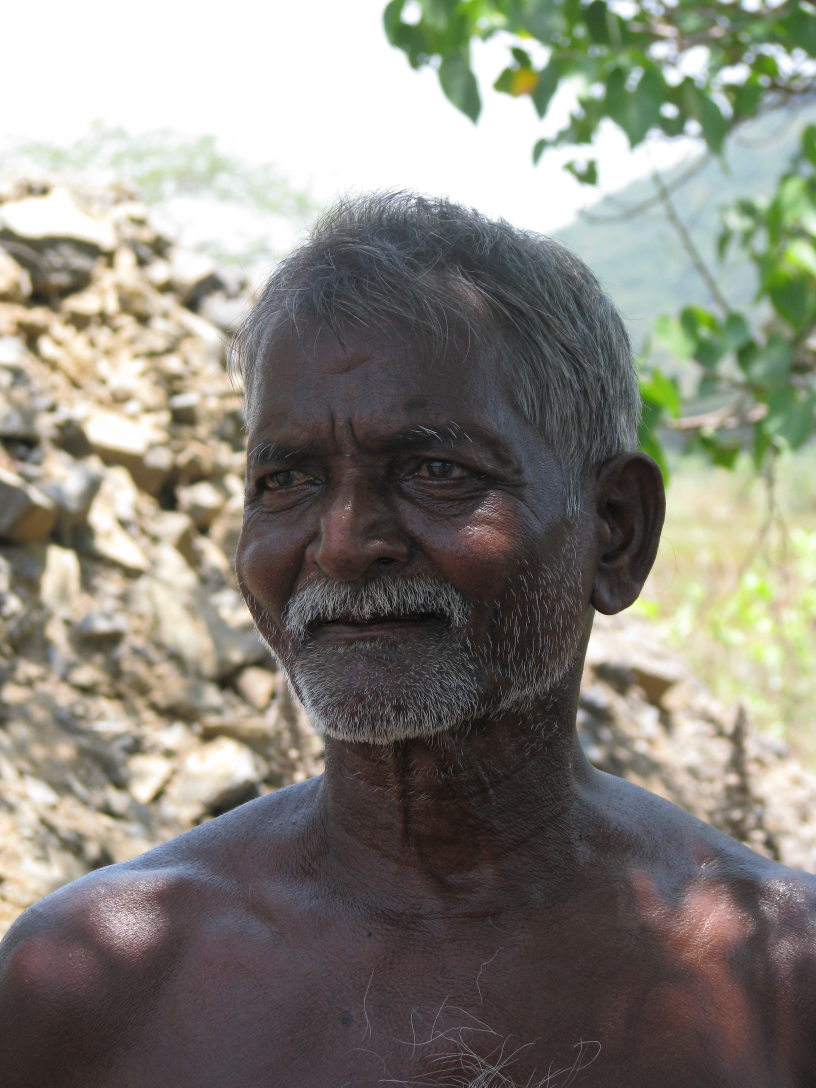
#> input picture samples/akhilesh-sitter-ccby.jpg, 2448 x 3264 px (shown at 1/3 size)
$ python probe_isolate.py ../samples/akhilesh-sitter-ccby.jpg out   (older library calls are emulated)
#> lines starting #> are read from the running program, lines starting #| are printed output that depends on the picture; after the words box and inside, x2 and y2 are one past the last pixel; in counts of white or black regions, pixels touching at a corner belong together
### kalam/core.py
"""
Image pipeline: photograph in, discrete tonal bands out.

Ray's ink work has essentially no continuous grey. Tone is *implied* by the
density of marks, never by a soft gradient. So the whole job of this module is
to throw away smooth tone as early and as deliberately as possible, leaving a
small number of flat regions that the hatching engine can then represent with
marks.

The order matters: denoise while preserving edges, fix local contrast so
detail survives quantisation, *then* quantise. Quantising first destroys the
information the later stages need.
"""

from __future__ import annotations

from dataclasses import dataclass

import cv2
import numpy as np
from PIL import Image, ImageOps

Array = np.ndarray


# --------------------------------------------------------------------------
# loading
# --------------------------------------------------------------------------


def load(path: str, long_edge: int = 1600) -> Image.Image:
    """Load an image, fix EXIF rotation, scale so the long edge is `long_edge`."""
#> called with path = '../samples/akhilesh-sitter-ccby.jpg', long_edge = 1500
    img = Image.open(path)
#> img is the input picture: PIL image 2448x3264 RGB; mean R, G, B 135, 132.6, 123.3
    img = ImageOps.exif_transpose(img)
    img = img.convert("RGB")
    w, h = img.size
#> w = 2448; h = 3264
    scale = long_edge / float(max(w, h))
#> scale = 0.46
    if abs(scale - 1.0) > 0.01:
        img = img.resize((max(1, round(w * scale)), max(1, round(h * scale))), Image.LANCZOS)
#> img: PIL image 1125x1500 RGB
    return img


# [6 lines left out: function to_luma, not called in this run]


# --------------------------------------------------------------------------
# preparation
# --------------------------------------------------------------------------


@dataclass
class PrepConfig:
    # --- flattening: the most important stage for real photographs ---------
    meanshift: int = 18  # mean-shift spatial radius; 0 disables
    meanshift_colour: float = 34.0
    smooth_passes: int = 2  # bilateral iterations
    smooth_space: int = 9
    smooth_colour: float = 55.0

    # --- grading -----------------------------------------------------------
    illumination: float = 0.65  # divide out uneven lighting; 0 disables
    illumination_sigma: float = 0.16  # blur radius as a share of the short edge
    clahe_clip: float = 0.0  # 0 disables local contrast
    clahe_grid: int = 8
    adaptive: bool = True  # read band thresholds as coverage quantiles
    gamma: float = 1.0  # <1 lightens, >1 darkens
    exposure: float = 0.0  # additive, in luma units
    autolevel: bool = True
    autolevel_clip: float = 0.5  # percent clipped at each end

    # --- banding ------------------------------------------------------------
    band_scale: float = 0.42  # quantise at this fraction of full resolution
    min_area_frac: float = 0.0016  # drop regions smaller than this share of area
    median: int = 5  # median passes on the band map, merges speckle
    dither: float = 0.032  # threshold dither amplitude; 0 gives hard staircases
    dither_scale: float = 45.0  # px wavelength of the dither field


def flatten(img: Image.Image, cfg: PrepConfig) -> Image.Image:
    """Collapse a photograph into broad areas of near-constant tone.

    Mean-shift is doing the heavy lifting here, and it is the single change
    that decides whether a real photograph works at all. Bilateral filtering
    smooths *within* a neighbourhood but leaves a continuous tonal drift, so
    quantising afterwards still fragments a face into dozens of slivers. Mean
    shift instead pulls pixels toward modes in joint colour-space, producing
    genuinely flat plateaux with abrupt edges - which is what a block cutter
    sees when they look at a photograph and decide where one tone ends.
    """
    if cfg.meanshift <= 0:
        return img
    bgr = cv2.cvtColor(np.asarray(img), cv2.COLOR_RGB2BGR)
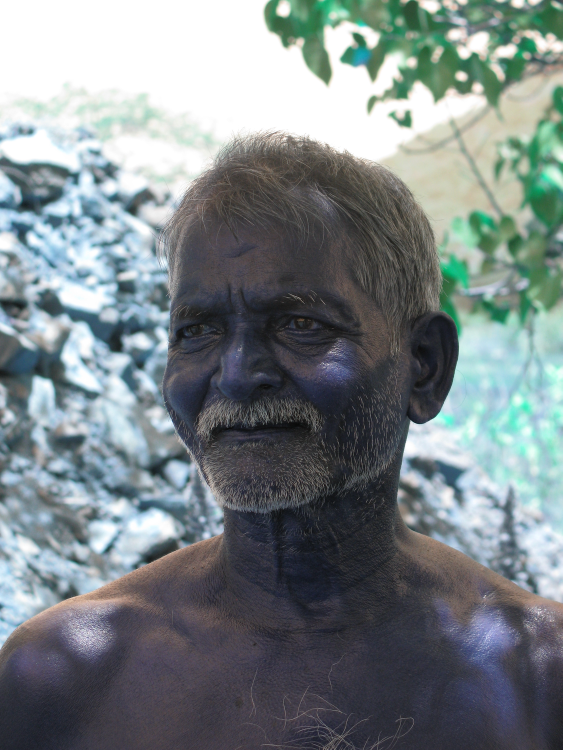
#> bgr: shape (1500, 1125, 3) (shown at 1/2 size); mean R, G, B 123.3, 132.6, 135
    flat = cv2.pyrMeanShiftFiltering(
        bgr, sp=float(cfg.meanshift), sr=float(cfg.meanshift_colour), maxLevel=2
    )
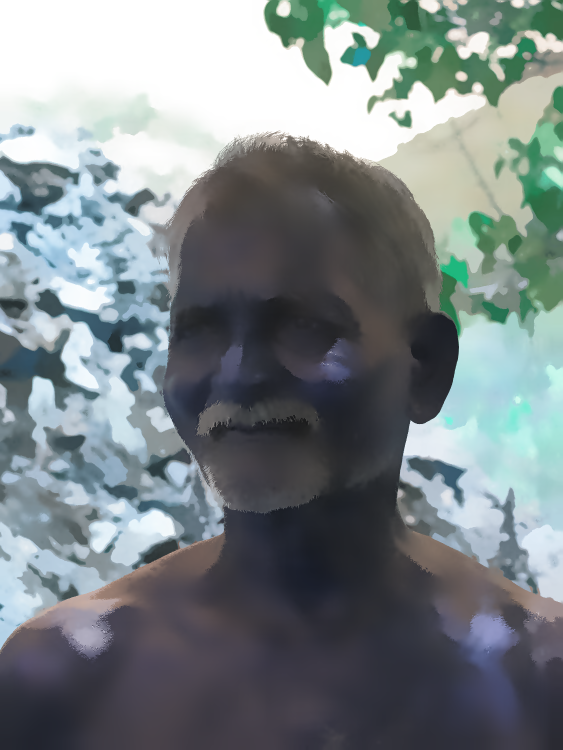
#> flat: shape (1500, 1125, 3) (shown at 1/2 size); mean R, G, B 123.4, 132.5, 134.9
    return Image.fromarray(cv2.cvtColor(flat, cv2.COLOR_BGR2RGB), mode="RGB")
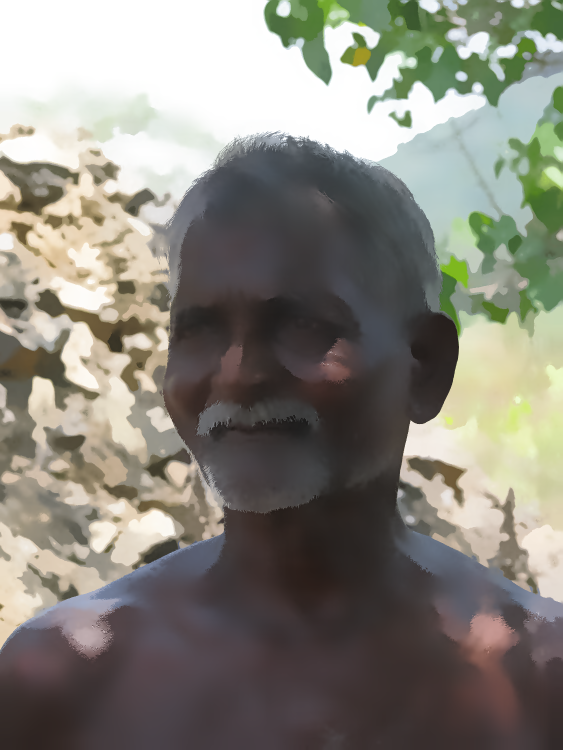
#> returned value: PIL image 1125x1500 RGB (shown at 1/2 size); mean R, G, B 134.9, 132.5, 123.4


# [129 lines left out: functions correct_illumination, resolve_thresholds, prepare, dither_field, band_masks, not called in this run]


def clean_mask(mask: Array, min_area: int = 24, close: int = 3) -> Array:
    """Remove speckle and close pinholes so hatching lands on real shapes.

    Without this, sensor noise and JPEG artefacts become thousands of one-pixel
    islands, each of which would sprout its own tiny hatch dash.
    """
    m = (mask.astype(np.uint8)) * 255
    if close > 0:
        k = cv2.getStructuringElement(cv2.MORPH_ELLIPSE, (close, close))
        m = cv2.morphologyEx(m, cv2.MORPH_CLOSE, k)
        m = cv2.morphologyEx(m, cv2.MORPH_OPEN, k)
    if min_area > 0:
        n, labels, stats, _ = cv2.connectedComponentsWithStats((m > 0).astype(np.uint8), 8)
        keep = np.zeros(n, dtype=bool)
        for i in range(1, n):
            keep[i] = stats[i, cv2.CC_STAT_AREA] >= min_area
        m = np.where(keep[labels], 255, 0).astype(np.uint8)
    return m > 0


# [146 lines left out: functions smooth_mask, quantise, flow_field, edges, close_holes, not called in this run]


def fill_holes(mask: Array) -> Array:
    """Fill interior holes, keeping only outer boundaries."""
    m = (mask.astype(np.uint8)) * 255
    found = cv2.findContours(m, cv2.RETR_EXTERNAL, cv2.CHAIN_APPROX_SIMPLE)
    out = np.zeros_like(m)
    cv2.drawContours(out, found[-2], -1, 255, thickness=-1)
    return out > 0


def background_by_flood(
    img: Image.Image, tol: int = 16, from_bottom: bool = False
) -> Array:
    """Background mask by flooding inward from the frame edge.

    For studio portraits and old plate photography this beats GrabCut
    comfortably. The backdrop is a smooth, continuous region that touches the
    frame edge, which is exactly what a tolerance flood is good at, whereas
    GrabCut needs the subject and background to be separable in colour - and in
    a monochrome portrait, skin and a grey wall frequently are not.

    Bottom-edge seeds are off by default: in a portrait the sitter's clothing
    usually runs off the bottom of the frame, and flooding from there eats it.
    """
    arr = np.asarray(img)
    h, w = arr.shape[:2]
    flood = np.zeros((h + 2, w + 2), np.uint8)

    # Seed densely along the top and both sides. FIXED_RANGE compares every
    # candidate against its own seed rather than against its neighbour, which
    # is essential: with neighbour comparison a smoothly graded backdrop lets
    # the flood drift without limit and walk straight into the subject. Fixed
    # range keeps each flood local in tone, and many seeds then cover a
    # gradient in overlapping steps.
    n_side = 9
    seeds: list[tuple[int, int]] = []
    for i in range(n_side):
        fx = int((i + 0.5) / n_side * (w - 1))
        seeds.append((fx, 2))
    for i in range(n_side):
        fy = int((i + 0.5) / n_side * (h - 1))
        seeds.append((2, fy))
        seeds.append((w - 3, fy))
    if from_bottom:
        for i in range(n_side):
            fx = int((i + 0.5) / n_side * (w - 1))
            seeds.append((fx, h - 3))

    lo = (tol, tol, tol)
    work = arr.copy()
    flags = 4 | cv2.FLOODFILL_MASK_ONLY | cv2.FLOODFILL_FIXED_RANGE | (255 << 8)
    for sx, sy in seeds:
        if not (0 <= sx < w and 0 <= sy < h):
            continue
        if flood[sy + 1, sx + 1]:
            continue  # already covered by an earlier flood
        try:
            cv2.floodFill(work, flood, (int(sx), int(sy)), 255, lo, lo, flags)
        except cv2.error:
            continue

    return flood[1:-1, 1:-1] > 0


# [101 lines left out: functions isolate_subject, vignette_falloff, not called in this run]

### kalam/presets.py
"""
Presets.

Each preset is a complete opinion about how to translate tone into marks. They
are built by functions rather than declared as constants so that every call
returns fresh, independently mutable objects - a preset sharing a HatchStyle
between bands would let CLI overrides leak from one pass into another.

Reading a preset: `bands` is listed darkest-first, but in layered mode (the
default) it is *applied* lightest-first and cumulatively. A pass with threshold
0.62 covers everything at or below 0.62, not just the slice above the next
threshold down. So the darkest areas collect every pass and the highlights
collect none, and tone comes out of how many passes overlap.

Because passes stack, each one needs its own angle. Two passes at the same
angle just thicken the same lines; passes at 55, 112 and 18 degrees build a
genuine cross-hatch.
"""

from __future__ import annotations

from .core import PrepConfig
from .hatch import HatchStyle
from .plate import BandSpec, Preset

__all__ = ["PRESETS", "get", "names", "describe"]


# [33 lines left out: function _feluda, not called in this run]


def _portrait() -> Preset:
    """Face and figure, hatching that follows the form.

    Rule hatching flattens a face; streamlines through the structure tensor
    wrap around the cheek and jaw. Successive passes rotate the field so they
    cross each other instead of retracing the same lines.
    """
    return Preset(
        name="portrait",
        description="Form-following hatch for faces. Streamlines wrap the structure.",
        long_edge=1500,
        prep=PrepConfig(meanshift=22, meanshift_colour=38, clahe_clip=0.0,
                        band_scale=0.4),
        bands=[
            BandSpec(0.22, "solid"),
            BandSpec(0.46, "flow", HatchStyle(
                spacing=6.0, width=1.1, wobble_amp=0.5, wobble_wavelength=40,
                min_len=7.0, taper=0.42, flow_rotate=90.0)),
            BandSpec(0.68, "flow", HatchStyle(
                spacing=6.5, width=1.0, wobble_amp=0.55, wobble_wavelength=44,
                min_len=9.0, taper=0.45, flow_rotate=0.0)),
            BandSpec(0.88, "none"),
            BandSpec(1.01, "none"),
        ],
        silhouette=True,
        silhouette_width=3.0,
        interior_contours=False,
        detail=True,
        detail_width=0.9,
        detail_thresholds=(40.0, 115.0),
        isolate=False,  # opt in with --isolate; unreliable on busy backgrounds
        ink="black",
        paper="cream",
    )


# [201 lines left out: functions _sandesh, _shonku, _chapter_head, _linocut, _scene, _stipple, not called in this run]


PRESETS: dict[str, callable] = {
    "feluda": _feluda,
    "portrait": _portrait,
    "sandesh": _sandesh,
    "shonku": _shonku,
    "chapter-head": _chapter_head,
    "linocut": _linocut,
    "scene": _scene,
    "stipple": _stipple,
}


def get(name: str) -> Preset:
    key = name.strip().lower()
    if key not in PRESETS:
        raise KeyError(f"unknown preset {name!r}; available: {', '.join(sorted(PRESETS))}")
    return PRESETS[key]()


def names() -> list[str]:
    return sorted(PRESETS)


def describe() -> list[tuple[str, str]]:
    return [(n, PRESETS[n]().description) for n in names()]

### tools/probe_isolate.py
"""Probe background flooding across tolerances, to pick a sane default."""

import sys
from pathlib import Path

import numpy as np
from PIL import Image

sys.path.insert(0, str(Path(__file__).resolve().parents[1]))

from kalam import core, presets  # noqa: E402

src = sys.argv[1] if len(sys.argv) > 1 else "samples/tagore.jpg"
outdir = Path(sys.argv[2] if len(sys.argv) > 2 else "out/probe")
outdir.mkdir(parents=True, exist_ok=True)

p = presets.get("portrait")
img = core.load(src, p.long_edge)
flat = core.flatten(img, p.prep)

for tol in (6, 10, 14, 18, 24, 32, 44):
    for name, base in (("raw", img), ("flat", flat)):
        bg = core.background_by_flood(base, tol=tol)
        fg = core.fill_holes(core.clean_mask(~bg, min_area=bg.size // 300, close=9))
        print(f"tol={tol:<3} {name:<5} background={100*bg.mean():5.1f}%  "
              f"subject={100*fg.mean():5.1f}%")
        Image.fromarray((fg * 255).astype(np.uint8)).save(
            outdir / f"fg-{name}-tol{tol:02d}.png"
        )
#> this loop made 7 passes
#> pass 1, `Image.fromarray((fg * 255).astype(np.uint8)).save( outdir / f"fg-{name..`:
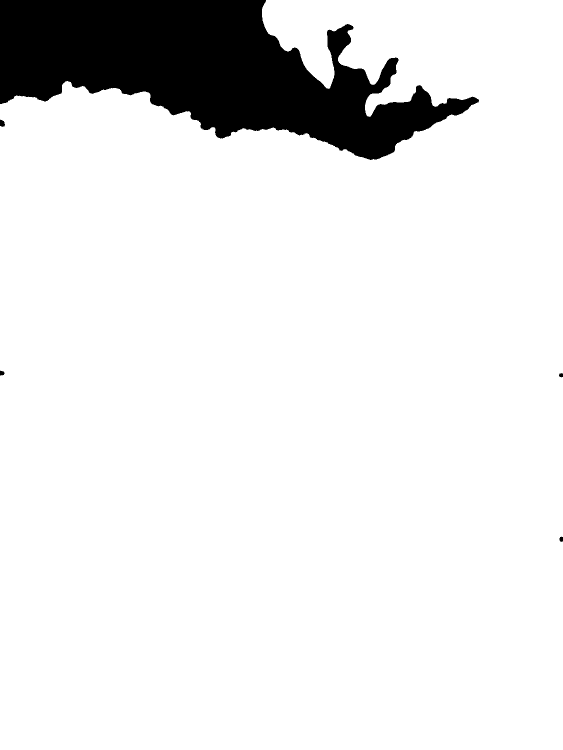
#> saved as fg-raw-tol06.png: PIL image 1125x1500 L (shown at 1/2 size); 90.4% white; 5 black regions, box (x1, y1, x2, y2) and area: (0, 0, 958, 320) 162532, (0, 239, 10, 254) 110, (0, 741, 9, 751) 69, (1119, 1073, 1125, 1084) 52, (1118, 746, 1125, 755) 47
#> pass 1, `Image.fromarray((fg * 255).astype(np.uint8)).save( outdir / f"fg-{name..`:
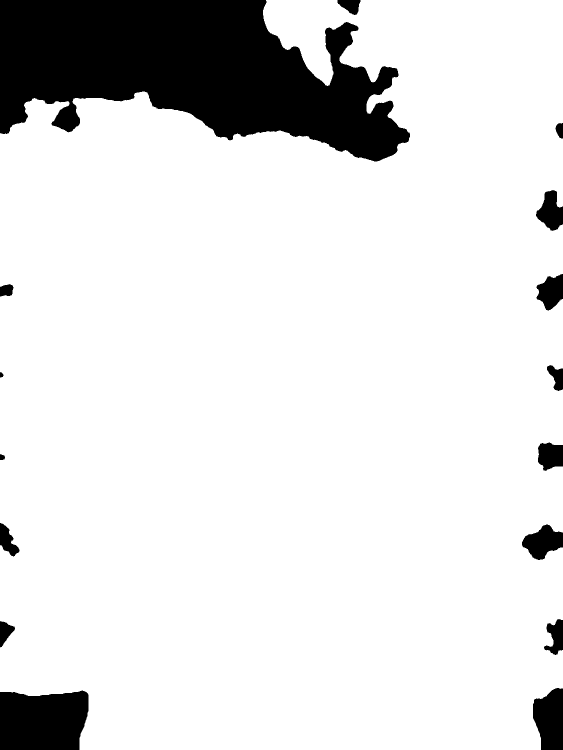
#> saved as fg-flat-tol06.png: PIL image 1125x1500 L (shown at 1/2 size); 87.6% white; 16 black regions, largest, box (x1, y1, x2, y2) and area: (0, 0, 820, 323) 166812, (0, 1381, 177, 1500) 19098, (1066, 1376, 1125, 1500) 5873
#> pass 2, `Image.fromarray((fg * 255).astype(np.uint8)).save( outdir / f"fg-{name..`:
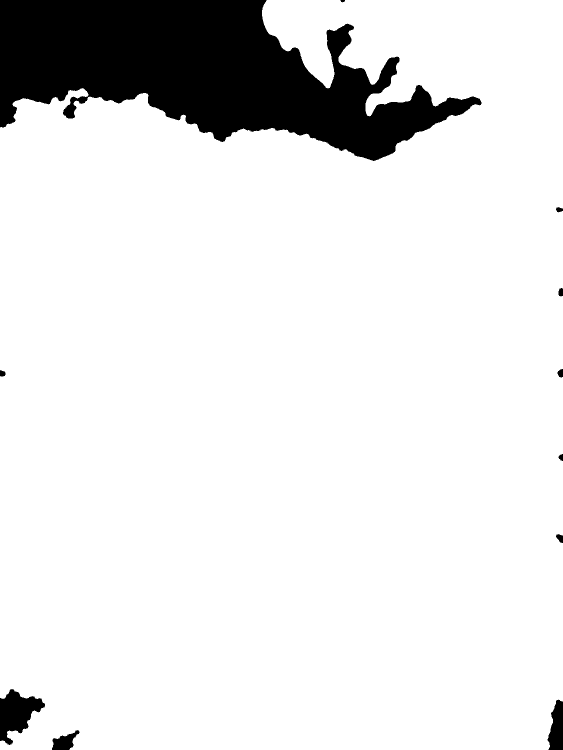
#> saved as fg-raw-tol10.png: PIL image 1125x1500 L (shown at 1/2 size); 89.3% white; 11 black regions, largest, box (x1, y1, x2, y2) and area: (0, 0, 963, 322) 170548, (0, 1378, 90, 1490) 5357, (1095, 1399, 1125, 1500) 2198
#> pass 2, `Image.fromarray((fg * 255).astype(np.uint8)).save( outdir / f"fg-{name..`:
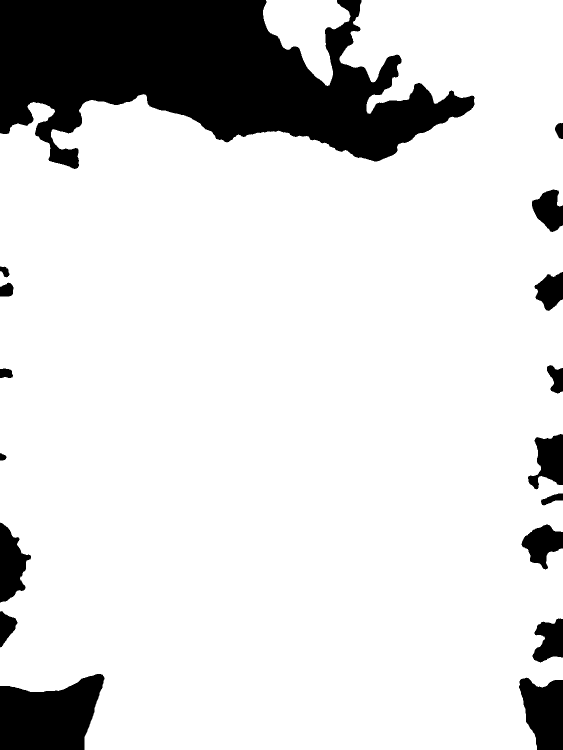
#> saved as fg-flat-tol10.png: PIL image 1125x1500 L (shown at 1/2 size); 85.3% white; 17 black regions, largest, box (x1, y1, x2, y2) and area: (0, 0, 949, 338) 185832, (0, 1348, 209, 1500) 23611, (1038, 1355, 1125, 1500) 9499
